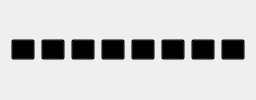
                 <widget class="QWidget" name="widOkOrN" native="true">
                  <layout class="QGridLayout" name="gridLayout_13">
                   <item row="0" column="0">
                    <layout class="QHBoxLayout" name="horizontalLayout_14">
                     <item>
                      <widget class="QToolButton" name="tpShowCheck1">
                       <property name="toolTip">
                        <string>通道一</string>
                       </property>
                       <property name="styleSheet">
                        <string notr="true">		background:transparent;
</string>
                       </property>
                       <property name="text">
                        <string>...</string>
                       </property>
                       <property name="icon">
                        <iconset resource="qss.qrc">
                         <normaloff>:/images/image/gou.png</normaloff>:/images/image/gou.png</iconset>
                       </property>
                       <property name="iconSize">
                        <size>
                         <width>35</width>
                         <height>35</height>
                        </size>
                       </property>
                       <property name="checkable">
                        <bool>false</bool>
                       </property>
                      </widget>
                     </item>
                     <item>
                      <widget class="QToolButton" name="tpShowCheck2">
                       <property name="toolTip">
                        <string>通道二</string>
                       </property>
                       <property name="styleSheet">
                        <string notr="true">		background:transparent;
</string>
                       </property>
                       <property name="text">
                        <string>...</string>
                       </property>
                       <property name="icon">
                        <iconset resource="qss.qrc">
                         <normaloff>:/images/image/gou.png</normaloff>:/images/image/gou.png</iconset>
                       </property>
                       <property name="iconSize">
                        <size>
                         <width>35</width>
                         <height>35</height>
                        </size>
                       </property>
                       <property name="checkable">
                        <bool>false</bool>
                       </property>
                      </widget>
                     </item>
                     <item>
                      <widget class="QToolButton" name="tpShowCheck3">
                       <property name="toolTip">
                        <string>通道三</string>
                       </property>
                       <property name="styleSheet">
                        <string notr="true">		background:transparent;
</string>
                       </property>
                       <property name="text">
                        <string>...</string>
                       </property>
                       <property name="icon">
                        <iconset resource="qss.qrc">
                         <normaloff>:/images/image/gou.png</normaloff>:/images/image/gou.png</iconset>
                       </property>
                       <property name="iconSize">
                        <size>
                         <width>35</width>
                         <height>35</height>
                        </size>
                       </property>
                       <property name="checkable">
                        <bool>false</bool>
                       </property>
                      </widget>
                     </item>
                     <item>
                      <widget class="QToolButton" name="tpShowCheck4">
                       <property name="toolTip">
                        <string>通道四</string>
                       </property>
                       <property name="styleSheet">
                        <string notr="true">		background:transparent;
</string>
                       </property>
                       <property name="text">
                        <string>...</string>
                       </property>
                       <property name="icon">
                        <iconset resource="qss.qrc">
                         <normaloff>:/images/image/gou.png</normaloff>:/images/image/gou.png</iconset>
                       </property>
                       <property name="iconSize">
                        <size>
                         <width>35</width>
                         <height>35</height>
                        </size>
                       </property>
                       <property name="checkable">
                        <bool>false</bool>
                       </property>
                      </widget>
                     </item>
                     <item>
                      <widget class="QToolButton" name="tpShowCheck5">
                       <property name="toolTip">
                        <string>通道五</string>
                       </property>
                       <property name="styleSheet">
                        <string notr="true">		background:transparent;
</string>
                       </property>
                       <property name="text">
                        <string>...</string>
                       </property>
                       <property name="icon">
                        <iconset resource="qss.qrc">
                         <normaloff>:/images/image/gou.png</normaloff>:/images/image/gou.png</iconset>
                       </property>
                       <property name="iconSize">
                        <size>
                         <width>35</width>
                         <height>35</height>
                        </size>
                       </property>
                       <property name="checkable">
                        <bool>false</bool>
                       </property>
                      </widget>
                     </item>
                     <item>
                      <widget class="QToolButton" name="tpShowCheck6">
                       <property name="toolTip">
                        <string>通道六</string>
                       </property>
                       <property name="styleSheet">
                        <string notr="true">		background:transparent;
</string>
                       </property>
                       <property name="text">
                        <string>...</string>
                       </property>
                       <property name="icon">
                        <iconset resource="qss.qrc">
                         <normaloff>:/images/image/gou.png</normaloff>:/images/image/gou.png</iconset>
                       </property>
                       <property name="iconSize">
                        <size>
                         <width>35</width>
                         <height>35</height>
                        </size>
                       </property>
                       <property name="checkable">
                        <bool>false</bool>
                       </property>
                      </widget>
                     </item>
                     <item>
                      <widget class="QToolButton" name="tpShowCheck7">
                       <property name="toolTip">
                        <string>通道七</string>
                       </property>
                       <property name="styleSheet">
                        <string notr="true">		background:transparent;
</string>
                       </property>
                       <property name="text">
                        <string>...</string>
                       </property>
                       <property name="icon">
                        <iconset resource="qss.qrc">
                         <normaloff>:/images/image/gou.png</normaloff>:/images/image/gou.png</iconset>
                       </property>
                       <property name="iconSize">
                        <size>
                         <width>35</width>
                         <height>35</height>
                        </size>
                       </property>
                       <property name="checkable">
                        <bool>false</bool>
                       </property>
                      </widget>
                     </item>
                     <item>
                      <widget class="QToolButton" name="tpShowCheck8">
                       <property name="toolTip">
                        <string>通道八</string>
                       </property>
                       <property name="styleSheet">
                        <string notr="true">		background:transparent;
</string>
                       </property>
                       <property name="text">
                        <string>...</string>
                       </property>
                       <property name="icon">
                        <iconset resource="qss.qrc">
                         <normaloff>:/images/image/gou.png</normaloff>:/images/image/gou.png</iconset>
                       </property>
                       <property name="iconSize">
                        <size>
                         <width>35</width>
                         <height>35</height>
                        </size>
                       </property>
                       <property name="checkable">
                        <bool>false</bool>
                       </property>
                      </widget>
                     </item>
                    </layout>
                   </item>
                  </layout>
                 </widget>
